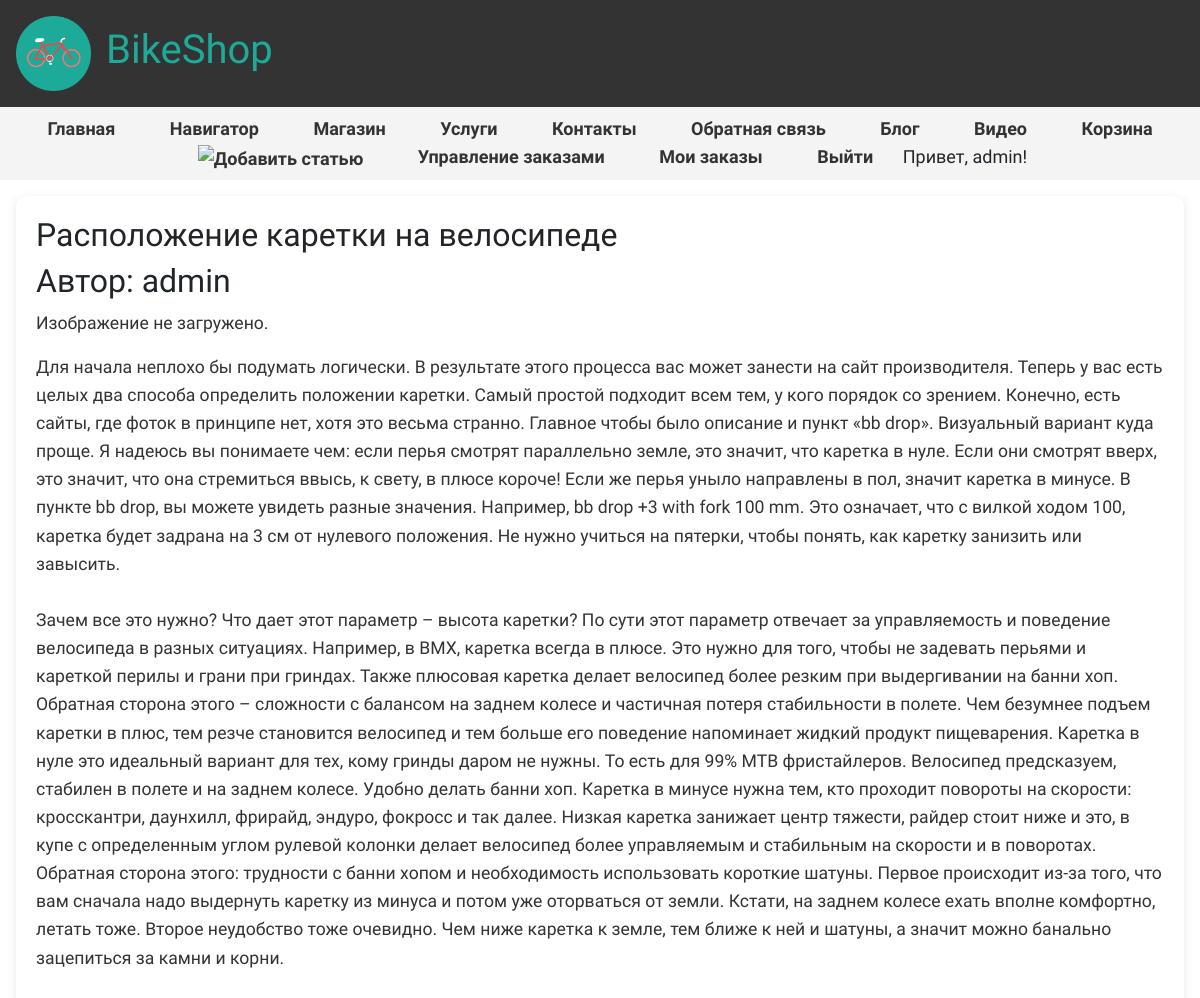
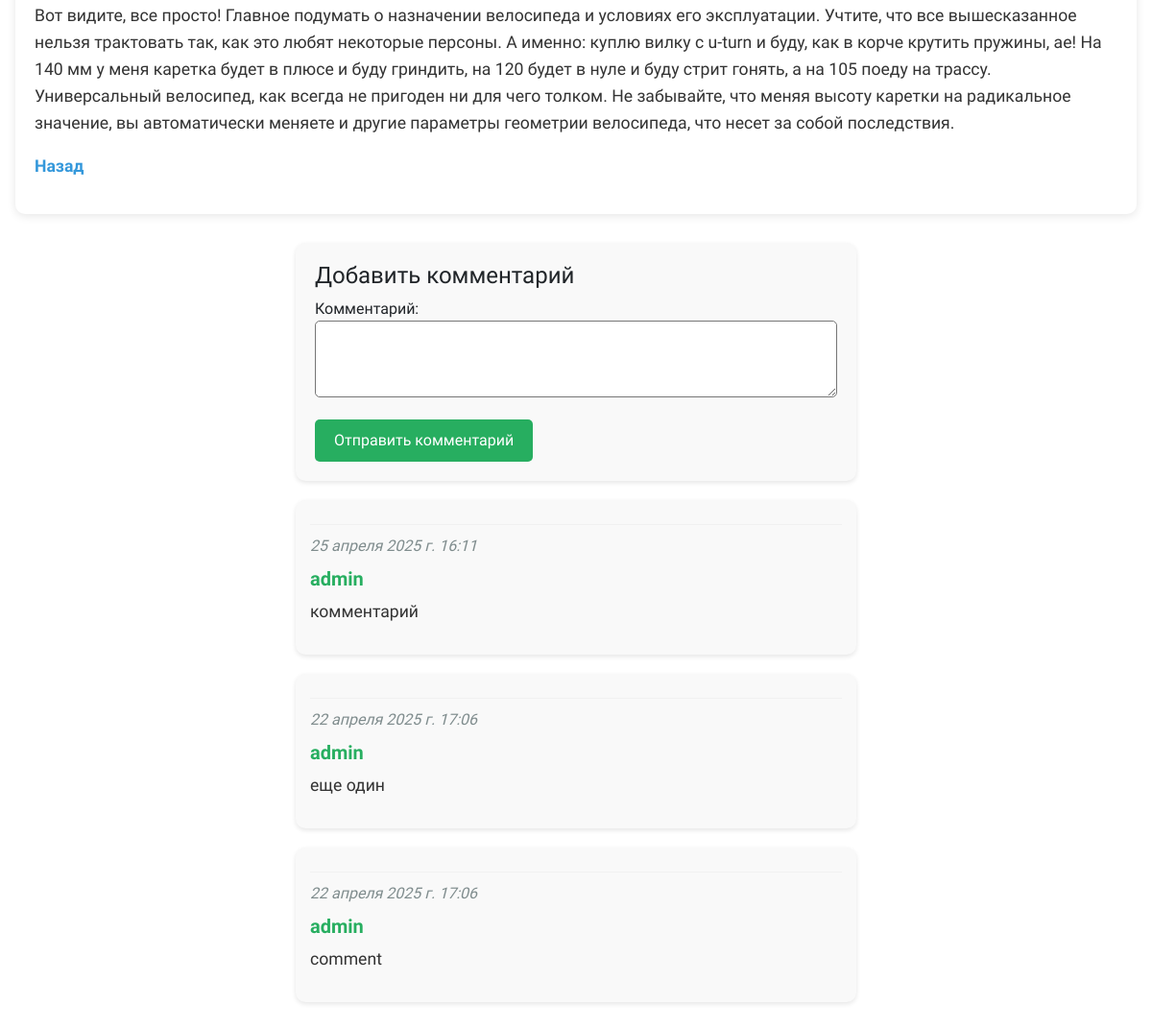
Screenshot of /blogpost/4/ (signed in) with the database file from the repository (2 pictures, top to bottom).
### main/models.py (models this page shows, shortened)
class Blog(models.Model):
    title = models.CharField(max_length=200, verbose_name="Заголовок")
    short_content = models.TextField(verbose_name="Краткое содержание")
    full_content = models.TextField(verbose_name="Полное содержание")
    posted = models.DateTimeField(default=datetime.now, db_index=True, verbose_name="Опубликована")
    author = models.ForeignKey(User, on_delete=models.CASCADE, verbose_name="Автор")
    image = models.ImageField(upload_to='blog_images/', null=True, blank=True, verbose_name="Изображение")
    class Meta:
        verbose_name = "Статья блога"
        verbose_name_plural = "Статьи блога"
        ordering = ['-posted']

class Comment(models.Model):
    text = models.TextField(verbose_name="Комментарий")
    date = models.DateTimeField(default=datetime.now, verbose_name="Дата добавления")
    author = models.ForeignKey(User, on_delete=models.CASCADE, verbose_name="Автор")
    post = models.ForeignKey(Blog, on_delete=models.CASCADE, verbose_name="Статья")
    class Meta:
        verbose_name = "Комментарий"
        verbose_name_plural = "Комментарии"
        ordering = ['-date']

### main/views.py (the view)
# urls.py: path('blogpost/<int:parametr>/', views.blogpost, name='blogpost'),
def blogpost(request, parametr):
    assert isinstance(request, HttpRequest)
    post_1 = Blog.objects.get(id=parametr)
    comments = Comment.objects.filter(post=parametr)
    if request.method == "POST":
        form = CommentForm(request.POST)
        if form.is_valid():
            comment_f = form.save(commit=False)
            comment_f.author = request.user
            comment_f.date = datetime.now()
            comment_f.post = Blog.objects.get(id=parametr)
            comment_f.save()
            return redirect('blogpost', parametr=post_1.id)
    else:
        form = CommentForm()
    return render(
        request,
        'main/blogpost.html',
        {
            'post_1': post_1,
            'comments': comments,  # Передача
            'form': form,
            'year': datetime.now().year,
        }
    )

### main/forms.py
class CommentForm(forms.ModelForm):
    class Meta:
        model = Comment
        fields = ('text',)
        labels = {'text': "Комментарий"}

### main/templates/main/blogpost.html (shortened to what this page needs)
{% extends "main/layout.html" %}
{% block content %}
    <div class="blog-post">
        <h2>{{ post_1.title }}</h2>
        <h2>Автор: {{ post_1.author }}</h2>
        {% if post_1.image %}
            <img src="{{ post_1.image.url }}" alt="Картинка статьи" class="img-fluid mb-3" style="max-width: 100%; height: auto;">
        {% else %}
            <p>Изображение не загружено.</p>
        {% endif %}
        <p>{{ post_1.full_content|linebreaksbr }}</p>
        <p><a href="{% url 'blog' %}">Назад</a></p>
    </div>
    {% if user.is_authenticated %}
        <div class="comment-form">
            <h3>Добавить комментарий</h3>
            <form method="POST">
                <div>
                    {{ form.as_p }}
                    <button type="submit" class="save btn btn-default">Отправить комментарий</button>
                </div>
            </form>
        </div>
    {% else %}
        <h3>Для добавления своего комментария, пожалуйста, авторизуйтесь</h3>
    {% endif %}
    {% for comment in comments %}
        <div class="comment">
            <hr/>
            <h7>{{ comment.date }}</h7>
            <h5>{{ comment.author }}</h5>
            <p>{{ comment.text|linebreaksbr }}</p>
        </div>
    {% endfor %}
{% endblock %}

### main/templates/main/layout.html (shortened to what this page needs)
{% load static %}
<!DOCTYPE html>
<html lang="ru">
<head>
    <link rel="stylesheet" href="{% static 'main/css/site.css' %}">
    <link rel="stylesheet" href="{% static 'main/css/bootstrap.css' %}">
</head>
<body>
    <header>
        <a href="{% url 'about' %}">
            <img src="{% static 'main/images/logo.png' %}" alt="Логотип BikeShop" class="logo">
        </a>
        <h1>BikeShop</h1>
    </header>
    <nav>
        <a href="{% url 'about' %}">Главная</a>
        <a href="{% url 'links' %}">Навигатор</a>
        <a href="{% url 'shop' %}">Магазин</a>
        <a href="{% url 'services' %}">Услуги</a>
        <a href="{% url 'contacts' %}">Контакты</a>
        <a href="{% url 'feedback' %}">Обратная связь</a>
        <a href="{% url 'blog' %}">Блог</a>
        <a href="{% url 'video' %}">Видео</a>
        <a href="{% url 'cart' %}">Корзина</a>
        {% if user.is_staff %}
        <a href="{% url 'newpost' %}" class="add-post-icon" title="Добавить статью">
            <img src="{% static 'main/content/add_new.png' %}" alt="Добавить статью">
        </a>
        <a href="{% url 'admin_orders' %}">Управление заказами</a>
        {% endif %}
        {% if not user.is_authenticated %}
            <a href="{% url 'registration' %}">Регистрация</a>
            <a href="{% url 'login' %}">Вход</a>
        {% else %}
            <a href="{% url 'my_orders' %}">Мои заказы</a>
            <a href="{% url 'logout' %}">Выйти</a>
            <span>Привет, {{ user.username }}!</span>
        {% endif %}
    </nav>
    <main>
        {% block content %}{% endblock %}
    </main>
</body>
</html>

### main/static/main/css/site.css (style rules this page uses)
* { font-family: 'Chocolate Classical Sans', sans-serif; }
body { margin: 0; padding: 0; background-color: #f4f4f4; }
header { background-color: #333; color: #fff; text-align: left; padding: 1rem; display: flex; align-items: center; justify-content: flex-start; }
.logo { width: 75px; height: auto; margin-right: 15px; }
nav { font-family: 'Dancing Script', cursive; background-color: #f4f4f4; font-size: 18px; padding: 0.5rem; text-align: center; }
nav a { margin: 0 15px; text-decoration: none; color: #333; font-weight: bold; padding: 5px 10px; border-radius: 5px; }
main { padding: 1rem; display: flex; flex-direction: column; align-items: center; }
h1 { color: rgb(29, 170, 153); }
button, .btn { background-color: #3498db; color: white; border: none; padding: 8px 16px; border-radius: 5px; }
h5 { color: #27ae60; font-weight: bold; margin-bottom: 5px; }
h7 { color: #7f8c8d; font-style: italic; display: block; margin-bottom: 5px; }
hr { border-top: 1px solid #ddd; margin: 15px 0; }
.comment { background-color: #f9f9f9; padding: 10px; border-radius: 5px; margin-bottom: 10px; }
.blog-post { background-color: #fff; padding: 20px; border-radius: 10px; box-shadow: 0 2px 10px rgba(0, 0, 0, 0.1); margin-bottom: 30px; }
.blog-post h2 { font-size: 2rem; }
.blog-post p { font-size: 1.1rem; color: #333; line-height: 1.6; }
.blog-post a { text-decoration: none; color: #3498db; font-weight: bold; }
.comment-form { background-color: #f9f9f9; padding: 20px; border-radius: 10px; box-shadow: 0 2px 5px rgba(0, 0, 0, 0.1); margin-bottom: 20px; width: 50%; }
.comment-form h3 { font-size: 1.5rem; }
.comment-form .save { background-color: #27ae60; color: white; padding: 10px 20px; border-radius: 5px; font-size: 1rem; border: none; }
.comment { background-color: #f9f9f9; padding: 15px; border-radius: 10px; box-shadow: 0 2px 5px rgba(0, 0, 0, 0.1); margin-bottom: 20px; width: 50%; }
.comment h5 { color: #27ae60; font-weight: bold; }
.comment h7 { color: #7f8c8d; font-style: italic; display: block; margin-bottom: 10px; }
.comment p { font-size: 1.1rem; color: #333; line-height: 1.6; }
.comment hr { border-top: 1px solid #ddd; margin: 10px 0; }
.comment-form textarea { width: 100%; min-height: 80px; max-height: 10px; padding: 10px; border-radius: 5px; resize: vertical; }
.add-post-icon img { width: 70px; height: 70px; transition: transform 0.3s ease; background: none; background-color: none; }
nav .add-post-icon, nav .add-post-icon:hover { background-color: transparent !important; }

### rows the page displays
Blog: title "Расположение каретки на велосипеде", author "admin", full_content "Для начала неплохо бы подумать логически. В результате этого процесса вас может занести на сайт производителя. Теперь у вас есть целых два способа определить положении каретки. Самый простой подходит всем тем, у кого порядок со зрением. Конечно, есть сайты, где фоток в принципе нет, хотя это весьма странно. Главное чтобы было описание и пункт «bb drop». Визуальный вариант куда проще. Я надеюсь вы понимаете чем: если перья смотрят параллельно земле, это значит, что каретка в нуле. Если они смотрят вверх, это значит, что она стремиться ввысь, к свету, в плюсе короче! Если же перья уныло направлены в пол, значит каретка в минусе. В пункте bb drop, вы можете увидеть разные значения. Например,…"
Comment: date "25 апреля 2025 г. 16:11", author "admin", text "комментарий"
Comment: date "22 апреля 2025 г. 17:06", author "admin", text "еще один"
Comment: date "22 апреля 2025 г. 17:06", author "admin", text "comment"

### other values shown
{{ user.username }} "admin"
